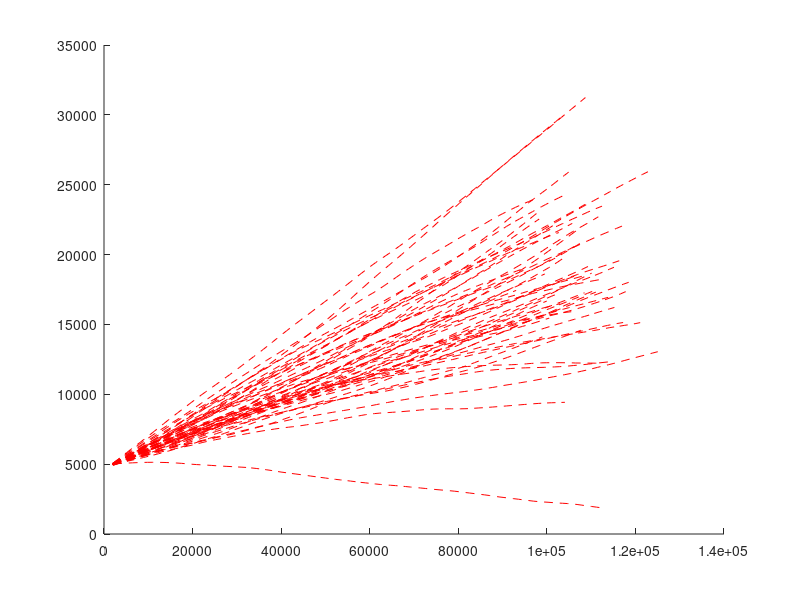
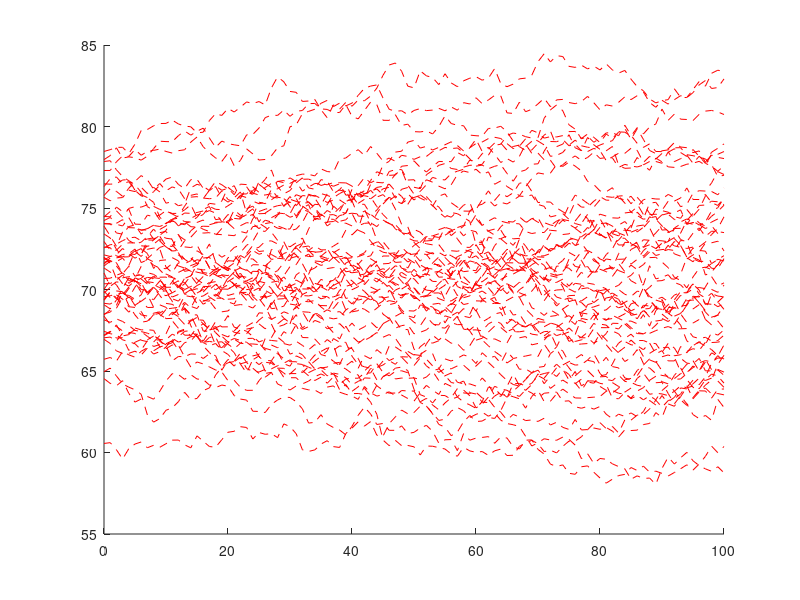
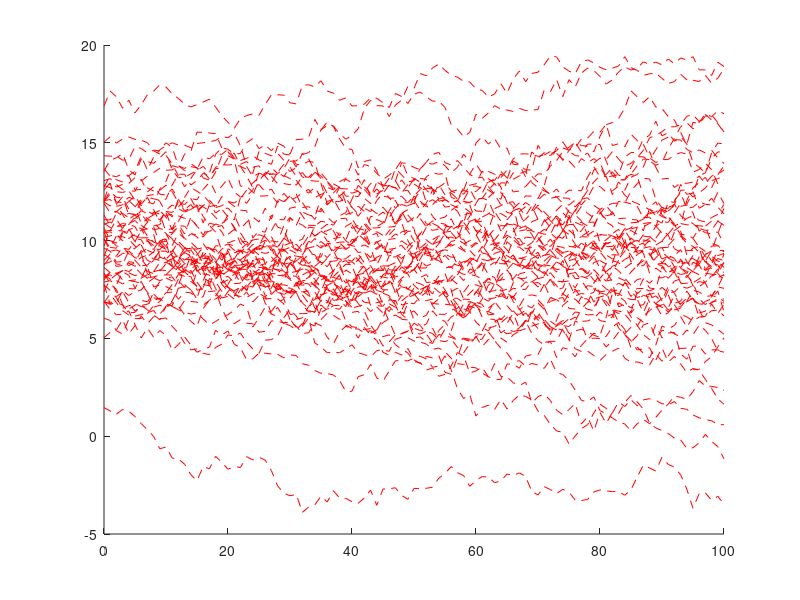

Write the MATLAB code that produced these figures, in order.


% This code generates trajectories (Markov trajectories) without
% destination

clear all
% close all
clc

%--------------------

N = 100;

T = 15;

F = [1 T 0 0;...
     0 1 0 0;...
     0 0 1 T;...
     0 0 0 1];
 

 q = 0.01;
 

Q = [q*T^3/3 q*T^2/2 0 0;...
    q*T^2/2 q*T 0 0;...
    0 0 q*T^3/3 q*T^2/2;...
    0 0 q*T^2/2 q*T];

 
D = chol(Q,'lower');
  
  
  %=================================
  

X0_m_m = [2000;70;5000;10];

X0_Cov_m = [1000 40 0 0;
            40 10 0 0;
            0 0 1000 40;
            0 0 40 10];

  %------------------------

XN_m_m = F^(N)*X0_m_m;

CN = zeros(4,4);
for ii=0:N-1

    CN = CN + F^ii*Q*(F^ii)';

end

XN_Cov_m = CN + F^(N)*X0_Cov_m*F^(N)';

   
  %------------------------------
  
  iteration = 50;
  
      
  for iter=1:iteration
      
      iter
      
      Xr = zeros(4,N+1);
      
       %--------------------
      
      Dx = chol(X0_Cov_m,'lower');
      Xr(:,1) = X0_m_m + Dx*randn(4,1);
      
      for k=2:N+1
          
          w = randn(4,1);
          Xr(:,k) = F*Xr(:,k-1) + D*w;
          
      end

  
figure(1)
hold on
plot(Xr(1,:),Xr(3,:),'--r')
grid
  

kk=0:1:100;

figure(2)
hold on
plot(kk,Xr(2,:),'--r')
grid

figure(3)
hold on
plot(kk,Xr(4,:),'--r')
grid


  end  


  
  
